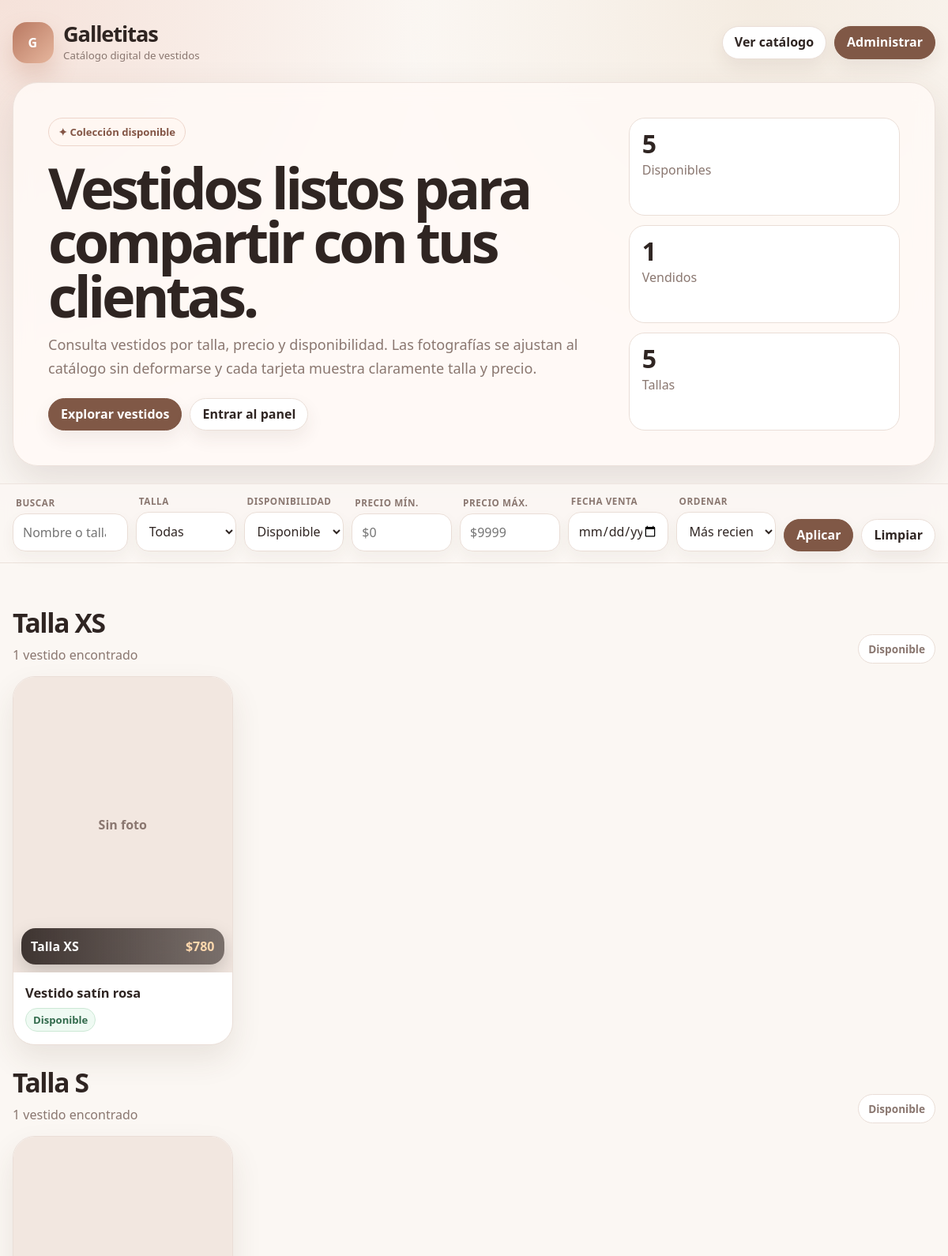
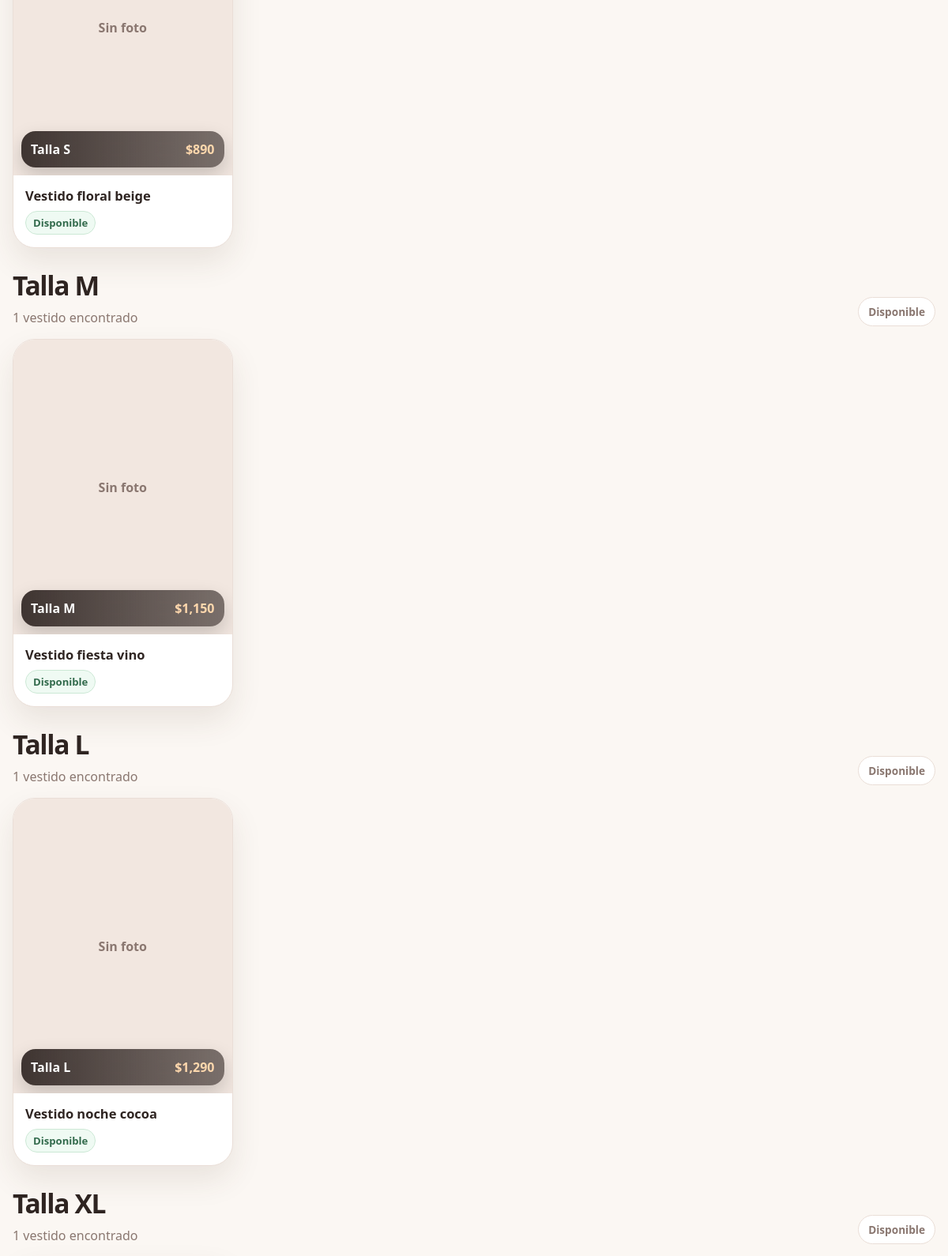
The page / (upper part) on the database its author committed (2 pictures, top to bottom).
### tables this page shows
CREATE TABLE IF NOT EXISTS dresses (
  id INT UNSIGNED NOT NULL AUTO_INCREMENT,
  name VARCHAR(180) NOT NULL,
  size VARCHAR(30) NOT NULL,
  price DECIMAL(10,2) NOT NULL DEFAULT 0.00,
  status ENUM('available','sold') NOT NULL DEFAULT 'available',
  sold_date DATE NULL,
  image VARCHAR(255) NULL,
  image_fit ENUM('cover','contain') NOT NULL DEFAULT 'cover',
  created_at DATETIME NOT NULL DEFAULT CURRENT_TIMESTAMP,
  updated_at DATETIME NOT NULL DEFAULT CURRENT_TIMESTAMP ON UPDATE CURRENT_TIMESTAMP,
  PRIMARY KEY (id),
  INDEX idx_size (size),
  INDEX idx_status (status),
  INDEX idx_price (price),
  INDEX idx_sold_date (sold_date)
);

### includes/auth.php (called while the page is built, shortened)
<?php
function is_logged_in(): bool
{
    return !empty($_SESSION['admin_logged_in']);
}

### includes/functions.php (called while the page is built, shortened)
<?php
function e(?string $value): string
{
    return htmlspecialchars((string) $value, ENT_QUOTES, 'UTF-8');
}
function money_mx(float|int|string $amount): string
{
    return '$' . number_format((float) $amount, 0, '.', ',');
}
function selected(string $current, string $value): string
{
    return $current === $value ? 'selected' : '';
}
function status_label(string $status): string
{
    return $status === 'sold' ? 'Vendido' : 'Disponible';
}
function build_public_query(PDO $pdo, array $filters): array
{
    $where = [];
    $params = [];
    if (($filters['status'] ?? 'available') !== 'all') {
        $where[] = 'status = :status';
        $params[':status'] = $filters['status'];
    }
    $orderBy = match ($filters['sort'] ?? 'newest') {
        'price-asc' => 'price ASC, created_at DESC',
        'price-desc' => 'price DESC, created_at DESC',
        'size' => "FIELD(size,'XS','S','M','L','XL','XXL','Única'), size ASC, price ASC",
        'sold-date' => 'sold_date DESC, created_at DESC',
        default => 'created_at DESC'
    };
    $sql = 'SELECT * FROM dresses';
    if ($where) {
        $sql .= ' WHERE ' . implode(' AND ', $where);
    }
    $sql .= ' ORDER BY ' . $orderBy;
    $stmt = $pdo->prepare($sql);
    $stmt->execute($params);
    return $stmt->fetchAll();
}

### index.php (the view, shortened to what this page needs)
<?php
require_once __DIR__ . '/includes/auth.php';
require_once __DIR__ . '/includes/db.php';
require_once __DIR__ . '/includes/functions.php';
$pdo = db();
$filters = [
    'q' => trim((string)($_GET['q'] ?? '')),
    'size' => (string)($_GET['size'] ?? 'all'),
    'status' => (string)($_GET['status'] ?? 'available'),
    'min_price' => trim((string)($_GET['min_price'] ?? '')),
    'max_price' => trim((string)($_GET['max_price'] ?? '')),
    'sold_date' => trim((string)($_GET['sold_date'] ?? '')),
    'sort' => (string)($_GET['sort'] ?? 'newest'),
];
$dresses = build_public_query($pdo, $filters);
$availableCount = (int)$pdo->query("SELECT COUNT(*) FROM dresses WHERE status='available'")->fetchColumn();
$soldCount = (int)$pdo->query("SELECT COUNT(*) FROM dresses WHERE status='sold'")->fetchColumn();
$sizeCount = (int)$pdo->query("SELECT COUNT(DISTINCT size) FROM dresses")->fetchColumn();
$groups = [];
foreach ($dresses as $dress) {
    $group = ($dress['status'] === 'sold' && $filters['status'] !== 'available')
        ? 'Vendidos · Talla ' . $dress['size']
        : 'Talla ' . $dress['size'];
    $groups[$group][] = $dress;
}
include __DIR__ . '/includes/header.php';
?>
<header class="hero">
  <div class="wrap">
    <nav class="topbar">
      <a class="brand" href="<?= BASE_URL ?>/index.php" aria-label="Galletitas">
        <span class="logo">G</span>
        <span>
          <strong>Galletitas</strong>
          <small>Catálogo digital de vestidos</small>
        </span>
      </a>
      <div class="top-actions">
        <a class="btn" href="#catalogo">Ver catálogo</a>
        <?php if (is_logged_in()): ?>
          <a class="btn primary" href="<?= BASE_URL ?>/admin/index.php">Panel administrativo</a>
        <?php else: ?>
          <a class="btn primary" href="<?= BASE_URL ?>/admin/login.php">Administrar</a>
        <?php endif; ?>
      </div>
    </nav>
    <section class="hero-card">
      <div>
        <span class="eyebrow">✦ Colección disponible</span>
        <h1>Vestidos listos para compartir con tus clientas.</h1>
        <p>Consulta vestidos por talla, precio y disponibilidad. Las fotografías se ajustan al catálogo sin deformarse y cada tarjeta muestra claramente talla y precio.</p>
        <div class="hero-buttons">
          <a class="btn primary" href="#catalogo">Explorar vestidos</a>
          <a class="btn" href="<?= BASE_URL ?>/admin/login.php">Entrar al panel</a>
        </div>
      </div>
      <div class="stats">
        <div class="stat"><strong><?= $availableCount ?></strong><span>Disponibles</span></div>
        <div class="stat"><strong><?= $soldCount ?></strong><span>Vendidos</span></div>
        <div class="stat"><strong><?= $sizeCount ?></strong><span>Tallas</span></div>
      </div>
    </section>
  </div>
</header>
<section class="toolbar" id="catalogo">
  <div class="wrap">
    <form class="filters" method="get" action="<?= BASE_URL ?>/index.php" data-filters>
      <label>
        <span>Buscar</span>
        <input type="search" name="q" value="<?= e($filters['q']) ?>" placeholder="Nombre o talla...">
      </label>
      <label>
        <span>Talla</span>
        <select name="size">
          <option value="all">Todas</option>
        </select>
      </label>
      <label>
        <span>Disponibilidad</span>
        <select name="status">
          <option value="available" <?= selected($filters['status'], 'available') ?>>Disponibles</option>
        </select>
      </label>
      <label>
        <span>Precio mín.</span>
        <input type="number" name="min_price" min="0" value="<?= e($filters['min_price']) ?>" placeholder="$0">
      </label>
      <label>
        <span>Precio máx.</span>
        <input type="number" name="max_price" min="0" value="<?= e($filters['max_price']) ?>" placeholder="$9999">
      </label>
      <label>
        <span>Fecha venta</span>
        <input type="date" name="sold_date" value="<?= e($filters['sold_date']) ?>">
      </label>
      <label>
        <span>Ordenar</span>
        <select name="sort">
          <option value="newest" <?= selected($filters['sort'], 'newest') ?>>Más recientes</option>
        </select>
      </label>
      <button class="btn primary" type="submit">Aplicar</button>
      <a class="btn" href="<?= BASE_URL ?>/index.php#catalogo">Limpiar</a>
    </form>
  </div>
</section>
<main class="wrap catalog">
  <?php foreach ($groups as $title => $items): ?>
    <section class="size-section">
      <div class="section-head">
        <div>
          <h2><?= e($title) ?></h2>
          <p><?= count($items) ?> vestido<?= count($items) === 1 ? '' : 's' ?> encontrado<?= count($items) === 1 ? '' : 's' ?></p>
        </div>
        <span class="pill"><?= str_contains($title, 'Vendidos') ? 'Historial' : 'Disponible' ?></span>
      </div>
      <div class="grid">
        <?php foreach ($items as $dress): ?>
          <article class="dress-card <?= $dress['status'] === 'sold' ? 'is-sold' : '' ?>">
            <div class="photo <?= $dress['image_fit'] === 'contain' ? 'contain' : '' ?>">
              <?php if (!empty($dress['image'])): ?>
                <img src="<?= UPLOAD_URL . '/' . e($dress['image']) ?>" alt="<?= e($dress['name']) ?>" loading="lazy">
              <?php else: ?>
                <div class="no-photo">Sin foto</div>
              <?php endif; ?>
              <div class="card-bar">
                <strong>Talla <?= e($dress['size']) ?></strong>
                <strong><?= money_mx($dress['price']) ?></strong>
              </div>
            </div>
            <div class="dress-info">
              <h3><?= e($dress['name']) ?></h3>
              <div class="meta">
                <span class="badge <?= $dress['status'] === 'sold' ? 'sold' : 'available' ?>"><?= status_label($dress['status']) ?></span>
              </div>
            </div>
          </article>
        <?php endforeach; ?>
      </div>
    </section>
  <?php endforeach; ?>
</main>
<?php include __DIR__ . '/includes/footer.php'; ?>

### includes/header.php (shortened to what this page needs)
<!doctype html>
<html lang="es">
<head>
  <link rel="stylesheet" href="<?= BASE_URL ?>/assets/css/styles.css">
</head>
<body>

### includes/footer.php (shortened to what this page needs)
</body>
</html>

### rows shown on the page
dresses: shows "Sin foto", size "XS", price "$780", name "Vestido satín rosa", status "Disponible"
dresses: shows "Sin foto", size "S", price "$890", name "Vestido floral beige", status "Disponible"
dresses: shows "Sin foto", size "M", price "$1,150", name "Vestido fiesta vino", status "Disponible"
dresses: shows "Sin foto", size "L", price "$1,290", name "Vestido noche cocoa", status "Disponible"

### other values the page prints
$availableCount "5"
$soldCount "1"
$sizeCount "5"
$title "Talla XS"
count($items) "1"
$title "Talla S"
$title "Talla M"
$title "Talla L"
$title "Talla XL"
